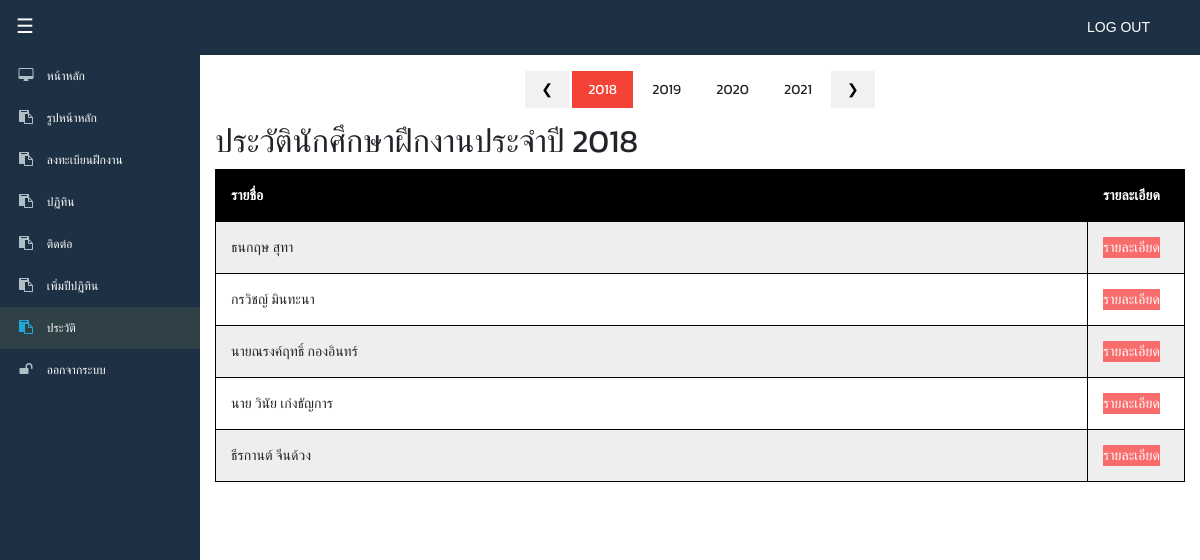
Page /admin/index.php?module=profile&action=profile_list (signed in) on the committed database.
### tables this page shows
CREATE TABLE IF NOT EXISTS `addyear` (
  `addyearid` int(10) NOT NULL AUTO_INCREMENT,
  `year` varchar(10) NOT NULL,
  PRIMARY KEY (`addyearid`)
);

CREATE TABLE IF NOT EXISTS `tb_student` (
  `id` int(11) NOT NULL AUTO_INCREMENT,
  `Name` varchar(30) NOT NULL,
  `Surname` varchar(30) NOT NULL,
  `Nickname` varchar(20) NOT NULL,
  `Tel` varchar(10) NOT NULL,
  `B_Date` date NOT NULL,
  `Address` varchar(100) NOT NULL,
  `File1` varchar(70) NOT NULL,
  `File2` varchar(70) NOT NULL,
  `Disease` varchar(50) NOT NULL,
  `family` varchar(30) NOT NULL,
  `Status` varchar(30) NOT NULL,
  `Introduce` varchar(30) NOT NULL,
  `DateStart` date NOT NULL,
  `DateEnd` date NOT NULL,
  `University` varchar(50) NOT NULL,
  `Gpa1` varchar(10) NOT NULL,
  `School` varchar(50) NOT NULL,
  `Gpa2` varchar(10) NOT NULL,
  `Diploma` varchar(50) NOT NULL,
  `Gpa3` varchar(10) NOT NULL,
  `S_Primary` varchar(50) NOT NULL,
  `Gpa4` varchar(10) NOT NULL,
  `_attention` varchar(100) NOT NULL,
  `Skill` varchar(100) NOT NULL,
  `Tel2` varchar(10) NOT NULL,
  `_Email` varchar(50) NOT NULL,
  `_Facebook` varchar(50) NOT NULL,
  `_Line_id` varchar(30) NOT NULL,
  `_Contact` varchar(30) NOT NULL,
  `_Namecontact` varchar(50) NOT NULL,
  `_Telcontact` varchar(10) NOT NULL,
  `_Position` varchar(30) NOT NULL,
  `status1` tinyint(1) NOT NULL,
  `year_start` int(4) NOT NULL,
  `year_end` int(4) NOT NULL,
  PRIMARY KEY (`id`)
);

### admin/include/function.php (called while the page is built, shortened)
<?php
	function get_module($module,$action){
		include("module/".$module."/index.php");
	}
?>

### admin/module/profile/profile_fucntion.php (the view, shortened to what this page needs)
<?php
function profile_list(){
?>
<link rel="stylesheet" href="css/styles.min.css">
<link rel="stylesheet" href="css/year.css">
<link rel="stylesheet" href="css/table.css">
<div class="w3-center">
  <div class="w3-section">
    <button class="w3-button w3-light-grey" onclick="plusDivs(-1)">❮ </button>
    <?php
      $i=1;
      $resule_addyear=mysql_query("SELECT * FROM addyear ORDER BY addyearid ASC") or die(mysql_error());
      while($row_addyear = mysql_fetch_array($resule_addyear)){
    ?>
      <button class="w3-button demo" onclick="currentDiv(<?php echo $i; ?>)"><?php echo $row_addyear['year']; ?></button>
    <?php $i++; } ?>
    <button class="w3-button w3-light-grey" onclick="plusDivs(1)"> ❯</button>
  </div>
</div>
<div class="w3-content w3-display-container ">
  <?php
    $resule_addyear=mysql_query("SELECT * FROM addyear ORDER BY addyearid ASC") or die(mysql_error());
    while($row_addyear = mysql_fetch_array($resule_addyear)){
      ?>
      <main class="page pricing-table-page mySlides">
           <section class="clean-block clean-pricing dark">
              <h2>ประวัตินักศึกษาฝึกงานประจำปี <?php echo $row_addyear['year']; ?></h2>
              <table id="t01">
              <tr>
                <th>รายชื่อ</th>
                <th width=10%>รายละเอียด</th>
              </tr>
              <tr>
                <?php $result_member=mysql_query("SELECT * FROM tb_student where status1 != '2' AND (year_start='$row_addyear[year]') ORDER BY id ASC") or die(mysql_error());
                	while($result_list = mysql_fetch_array($result_member)){
                ?>
                <td><?php echo $result_list["Name"]; ?>  <?php echo $result_list["Surname"]; ?></td>
                <td><a href ="index.php?module=register&action=edit_register&id=<?php echo $result_list['id']; ?>" class="btn-xs btn-danger">รายละเอียด</a></td>
              </tr>
                <?php } ?>
              </table>
              <?php
                }
              ?>
<?php
    }
?>

### admin/css/year.css (style rules this page uses)
*,*:before,*:after { box-sizing:inherit }
html { -ms-text-size-adjust:100%;-webkit-text-size-adjust:100% }
body { margin:0 }
article,aside,details,figcaption,figure,footer,header,main,menu,nav,section,summary { display:block }
a { background-color:transparent;-webkit-text-decoration-skip:objects }
button,input,select,textarea { font:inherit;margin:0 }
button,input { overflow:visible }
button,select { text-transform:none }
button,html [type=button],[type=reset],[type=submit] { -webkit-appearance:button }
h1,h2,h3,h4,h5,h6 { font-family:"Segoe UI",Arial,sans-serif;font-weight:400;margin:10px 0 }
a { color:inherit }
.w3-btn,.w3-button { border:none;display:inline-block;padding:8px 16px;vertical-align:middle;overflow:hidden;text-decoration:none;color:inherit;background-color:inherit;text-align:center;cursor:pointer;white-space:nowrap }
.w3-btn,.w3-button { -webkit-touch-callout:none;-webkit-user-select:none;-khtml-user-select:none;-moz-user-select:none;-ms-user-select:none;user-select:none }
.w3-tooltip,.w3-display-container { position:relative }
.w3-content { max-width:1200px;margin:auto }
.w3-center { text-align:center!important }
.w3-section,.w3-code { margin-top:16px!important;margin-bottom:16px!important }
.w3-red,.w3-hover-red:hover { color:#fff!important;background-color:#f44336!important }
.w3-light-grey,.w3-hover-light-grey:hover,.w3-light-gray,.w3-hover-light-gray:hover { color:#000!important;background-color:#f1f1f1!important }

### admin/css/table.css (style rules this page uses)
table { width:100%; }
table, th, td { border: 1px solid black; border-collapse: collapse; }
th, td { padding: 15px; text-align: left; }
table#t01 tr:nth-child(even) { background-color: #eee; }
table#t01 tr:nth-child(odd) { background-color: #fff; }
table#t01 th { background-color: black; color: white; }

### rows in the picture
addyear: year "2018"
addyear: year "2019"
addyear: year "2020"
addyear: year "2021"
tb_student: Name "ธนกฤษ", Surname "สุทา"
tb_student: Name "กรวิชญ์", Surname "มินทะนา"
tb_student: Name "นายณรงค์ฤทธิ์", Surname "กองอินทร์"
tb_student: Name "นาย วินัย", Surname "เก่งธัญการ"
tb_student: Name "ธีรกานต์", Surname "จีนด้วง"
